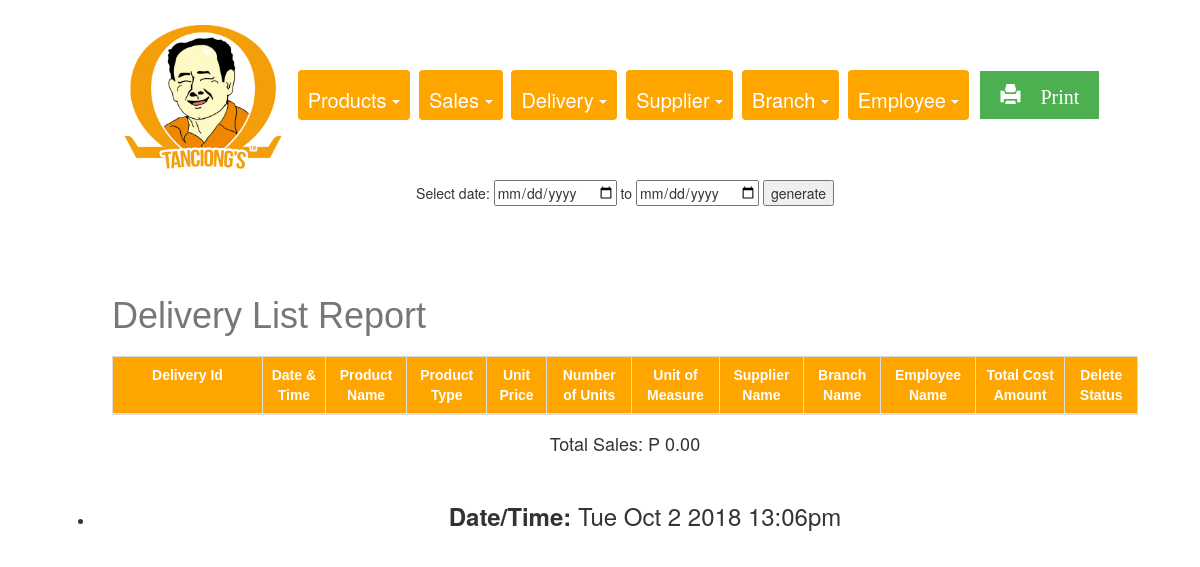
The app's page /Final_Tanciongs/REPORTS/deliveryReport.php, older data.
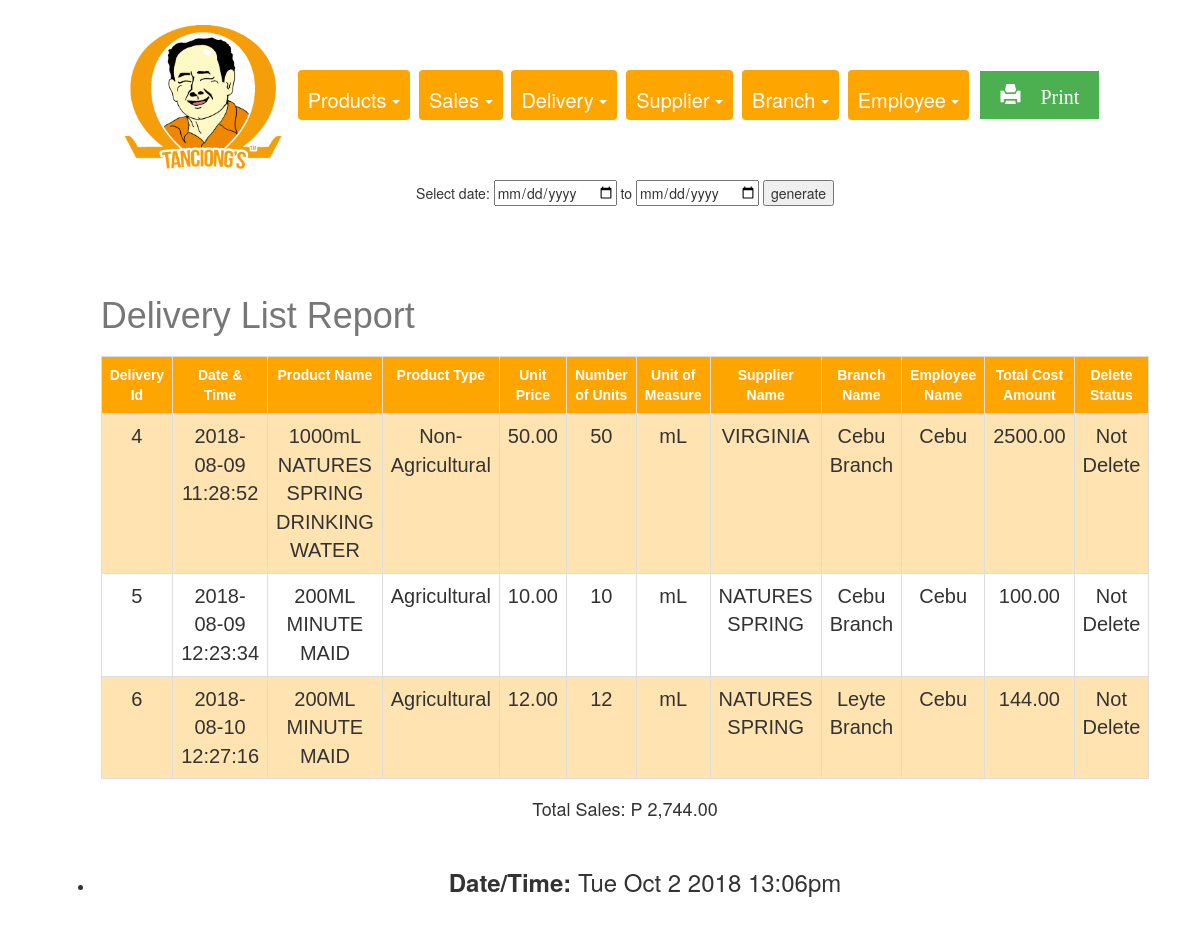
The same page, newer data.
### tables this page shows
CREATE TABLE `delivery` (
  `delivery_id` int(11) NOT NULL,
  `delivery_datetime` datetime DEFAULT NULL,
  `product_id` int(11) DEFAULT NULL,
  `delivery_unitprice` float(255,2) DEFAULT NULL,
  `delivery_numberofunits` int(11) DEFAULT NULL,
  `delivery_unitofmeasure` varchar(255) DEFAULT NULL,
  `delivery_totalcostamount` float(255,2) AS (delivery_unitprice * delivery_numberofunits) VIRTUAL,
  `supplier_id` int(11) DEFAULT NULL,
  `branch_id` int(11) DEFAULT NULL,
  `employee_id` int(11) DEFAULT NULL,
  `deleteStatus` tinyint(4) DEFAULT NULL
);

CREATE TABLE `product` (
  `product_id` int(11) NOT NULL,
  `product_code` bigint(20) DEFAULT NULL,
  `product_name` varchar(255) DEFAULT NULL,
  `product_type` tinyint(1) DEFAULT NULL,
  `standard_cost` float(255,2) DEFAULT NULL,
  `markup_cost` varchar(5) NOT NULL,
  `list_price` float(255,2) AS (standard_cost + markup_cost) VIRTUAL,
  `branch_id` int(11) DEFAULT NULL,
  `category_id` int(11) DEFAULT NULL,
  `deleteStatus` tinyint(4) DEFAULT NULL
);

CREATE TABLE `supplier` (
  `supplier_id` int(11) NOT NULL,
  `supplier_name` varchar(255) DEFAULT NULL,
  `supplier_address` varchar(255) DEFAULT NULL,
  `supplier_email` varchar(255) DEFAULT NULL,
  `supplier_contactnumber` varchar(255) DEFAULT NULL,
  `supplier_contactperson` varchar(255) DEFAULT NULL,
  `deleteStatus` tinyint(4) DEFAULT NULL
);

CREATE TABLE `branch` (
  `branch_id` int(11) NOT NULL,
  `branch_name` varchar(50) DEFAULT NULL
);

CREATE TABLE `employee` (
  `employee_id` int(11) NOT NULL,
  `employee_firstname` varchar(255) DEFAULT NULL,
  `employee_lastname` varchar(255) DEFAULT NULL,
  `username` varchar(255) DEFAULT NULL,
  `password` varchar(255) DEFAULT NULL,
  `employee_email` varchar(255) DEFAULT NULL,
  `employee_contactnumber` varchar(15) DEFAULT NULL,
  `employee_address` varchar(255) DEFAULT NULL,
  `branch_id` int(11) DEFAULT NULL,
  `isAdmin` tinyint(4) DEFAULT NULL,
  `deleteStatus` tinyint(4) DEFAULT NULL
);

### Final_Tanciongs/REPORTS/deliveryReport.php (the view, shortened to what this page needs)
<!DOCTYPE html>
<html>
<head>
  <link rel="stylesheet" href="https://maxcdn.bootstrapcdn.com/bootstrap/3.3.7/css/bootstrap.min.css">
  <link rel="stylesheet" type="text/css" href="report.css">
</head>
<body>
<center>
<div class="container-fluid1">
<div class= "choices">
<img class="img1" src="pic.png">
<div class="btn-group">
  <a class="btn dropdown-toggle" data-toggle="dropdown">
   Products
    <span class="caret"></span>
  </a>
</div>
<div class="btn-group">
  <a class="btn dropdown-toggle" data-toggle="dropdown">
    Sales
    <span class="caret"></span>
  </a>
</div>
<div class="btn-group">
  <a class="btn dropdown-toggle" data-toggle="dropdown">
   Delivery
    <span class="caret"></span>
  </a>
</div>
<div class="btn-group">
  <a class="btn dropdown-toggle" data-toggle="dropdown">
   Supplier
    <span class="caret"></span>
  </a>
</div>
<div class="btn-group">
  <a class="btn dropdown-toggle" data-toggle="dropdown">
 Branch
    <span class="caret"></span>
  </a>
</div>
<div class="btn-group">
  <a class="btn dropdown-toggle" data-toggle="dropdown">
   Employee
    <span class="caret"></span>
  </a>
</div>
<div class="btn-group">
  <a class="button" href="deliveryPrint.php"  target="_blank"><span class="glyphicon glyphicon-print"> Print</span>
  </a>
</div>
</div>
<div class="container">
<form action  = 'deliveryReport.php' method="GET">
          Select date: <input type="date" name="startdate"
                        value="<?php if(isset($_GET['startdate'])) echo $_GET['startdate']; ?>"> to
            <input type="date" name="enddate"
                value="<?php if(isset($_GET['enddate'])) echo $_GET['enddate']; ?>">
            <input type="submit" value="generate" name="generate" >
            <div>
        </form>
<center><table class='table'>
                                <caption>
                                <h1>Delivery List Report</h1>
                                </caption>
                                    <tr style='width: 100px;'>
                                        <th style='width: 150px;'>Delivery Id</th>
                                        <th>Date & Time</th>
                                       <th>Product Name</th>
                                        <th>Product Type</th>
                                        <th>Unit Price</th>
                                        <th>Number of Units</th>
                                       <th>Unit of Measure</th>
                                        <th>Supplier Name</th>
                                       <th>Branch Name</th>
                                      <th>Employee Name</th>
                                      <th>Total Cost Amount</th>
                                      <th>Delete Status</th>
</tr>
<tbody>
                <tr>
<?php
                    require_once 'connection.php'; ?>
                    <br><br><br>
                    <?php
                    if(isset($_GET['startdate']) && isset($_GET['enddate'])){
                    $sql = mysqli_query($conn, "SELECT  delivery.delivery_id, delivery.delivery_datetime, product.product_id, product.product_name, product.product_type, delivery.delivery_unitprice, delivery.delivery_numberofunits, delivery.delivery_unitofmeasure, delivery.delivery_totalcostamount, supplier.supplier_id, supplier.supplier_name, branch.branch_id, branch.branch_name, employee.employee_id, employee.employee_firstname, delivery.deleteStatus,
                    CASE WHEN delivery.deleteStatus = 1 THEN 'Deleted' ELSE 'Not Delete' END AS deleteStatus,
                     CASE WHEN product.product_type = 1 THEN 'Non-Agricultural' ELSE 'Agricultural' END AS product_type
                    FROM delivery, product,   supplier, branch, employee
                    WHERE delivery.supplier_id =supplier.supplier_id AND delivery.branch_id= branch.branch_id
                    AND delivery.employee_id= employee.employee_id
                    AND delivery.product_id= product.product_id
                    AND delivery.delivery_datetime >= '$_GET[startdate]'
            AND delivery.delivery_datetime <= '$_GET[enddate]'
                    ORDER BY delivery_id ASC");
                     }else {
                       $sql = mysqli_query($conn,"SELECT  delivery.delivery_id, delivery.delivery_datetime, product.product_id, product.product_name, product.product_type, delivery.delivery_unitprice, delivery.delivery_numberofunits, delivery.delivery_unitofmeasure, delivery.delivery_totalcostamount, supplier.supplier_id, supplier.supplier_name, branch.branch_id, branch.branch_name, employee.employee_id, employee.employee_firstname, delivery.deleteStatus,
                    CASE WHEN delivery.deleteStatus = 1 THEN 'Deleted' ELSE 'Not Delete' END AS deleteStatus,
                     CASE WHEN product.product_type = 1 THEN 'Non-Agricultural' ELSE 'Agricultural' END AS product_type
                    FROM delivery, product,   supplier, branch, employee
                    WHERE delivery.supplier_id =supplier.supplier_id AND delivery.branch_id= branch.branch_id
                    AND delivery.employee_id= employee.employee_id
                    AND delivery.product_id= product.product_id
                    ORDER BY delivery_id ASC");
}
                    $sum_sales = 0;
                                while($row= mysqli_fetch_assoc($sql)){
                                  $total_payment  = $row['delivery_totalcostamount'];
                                    echo "<tr>";
                                        echo "<td> ", "<center>". $row['delivery_id'] . "</center>", "</td>";
                                        echo "<td> ","<center>". $row['delivery_datetime'] . "</center>","</td>";
                                        echo "<td> ", "<center>". $row['product_name'] . "</center>","</td>";
                                        echo "<td>", "<center>". $row['product_type'] ."</center>", "</td>";
                                        echo "<td> ", "<center>". $row['delivery_unitprice'] . "</center>", "</td>";
                                        echo "<td> ", "<center>". $row['delivery_numberofunits'] . "</center>", "</td>";
                                        echo "<td> ", "<center>". $row['delivery_unitofmeasure'] . "</center>", "</td>";
                                        echo "<td> ", "<center>". $row['supplier_name'] . "</center>", "</td>";
                                        echo "<td> ", "<center>". $row['branch_name'] . "</center>", "</td>";
                                        echo "<td> ", "<center>". $row['employee_firstname'] . "</center>", "</td>";
                                         echo "<td> ", "<center>". $row['delivery_totalcostamount'] . "</center>", "</td>";
                                        echo "<td> ", "<center>". $row['deleteStatus'] . "</center>", "</td>";
                                  $sum_sales += $total_payment;
                      }
                    ?>
</center>
 <h4>Total Sales: P <?php echo number_format($sum_sales, 2);  ?> </h4><br>
            <ul class=date1>
     <li><h3><b>Date/Time: </b><span id="date"></h3></li>
</ul>
</body>
</html>

### Final_Tanciongs/REPORTS/report.css (style rules this page uses)
body { padding-left: 20px; padding-bottom: 30px; padding-top: 0px; }
.container-fluid1 { padding: 5px 20px; padding-top: 10px; }
.btn-group { padding-left: 5px; padding-right: 0px; padding-top: 15px; padding-bottom:15px; }
.btn { background-color: orange; color: white; padding-top: 16px; padding-left: 16px; padding-right: 10px; font-size: 20px; border: none; padding-left: 10px; }
.img1 { width: 170px; }
.table { font-family: "Trebuchet MS", Arial, Helvetica, sans-serif; border-collapse: collapse; margin-left: auto; margin-right: auto; width: 90%; }
.table td, .table th { border: 1px solid #ddd; padding-left: 12px; padding-right: 12px; padding-bottom: 5px; padding-top:12px; font-size: 20px; }
.table tr:nth-child(even) { background-color: #ffe4b2; }
.table th { padding-top: 20px; padding-bottom: 20px; padding-right: 12px; padding-left: 12px; text-align: center; background-color:#ffa500; color: white; font-size: 14px; }
h1 { padding-top: 2px; padding-bottom: 2px; }
.button { background-color: #4CAF50; border: none; color: white; padding-top: 10px; padding-bottom: 10px; padding-right: 20px; padding-left: 20px; text-align: center; text-decoration: none; display: inline-block; font-size: 20px; margin: 4px 2px; cursor: pointer; }

Row changes from the older to the newer data that the page shows:
added delivery: delivery_id "4", delivery_datetime "2018-08-09 11:28:52", product.product_name "1000mL NATURES SPRING DRINKING WATER", product_type "Non-Agricultural", delivery_unitprice "50.00", delivery_numberofunits "50", delivery_unitofmeasure "mL", supplier.supplier_name "VIRGINIA", branch.branch_name "Cebu Branch", employee.employee_firstname "Cebu", delivery_totalcostamount "2500.00", deleteStatus "Not Delete"
added delivery: delivery_id "5", delivery_datetime "2018-08-09 12:23:34", product.product_name "200ML MINUTE MAID", product_type "Agricultural", delivery_unitprice "10.00", delivery_numberofunits "10", delivery_unitofmeasure "mL", supplier.supplier_name "NATURES SPRING", branch.branch_name "Cebu Branch", employee.employee_firstname "Cebu", delivery_totalcostamount "100.00", deleteStatus "Not Delete"
added delivery: delivery_id "6", delivery_datetime "2018-08-10 12:27:16", product.product_name "200ML MINUTE MAID", product_type "Agricultural", delivery_unitprice "12.00", delivery_numberofunits "12", delivery_unitofmeasure "mL", supplier.supplier_name "NATURES SPRING", branch.branch_name "Leyte Branch", employee.employee_firstname "Cebu", delivery_totalcostamount "144.00", deleteStatus "Not Delete"
Text that changed along with them:
$sum_sales: "0.00" → "2,744.00"
